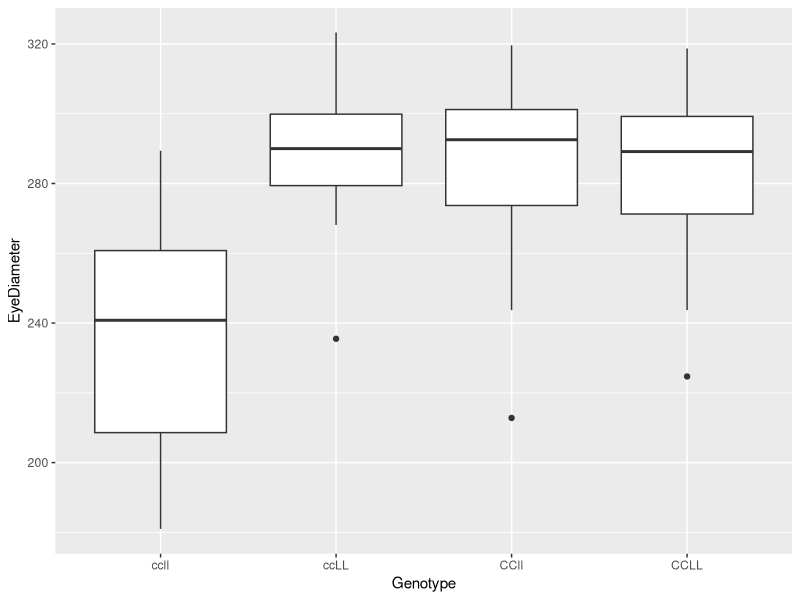
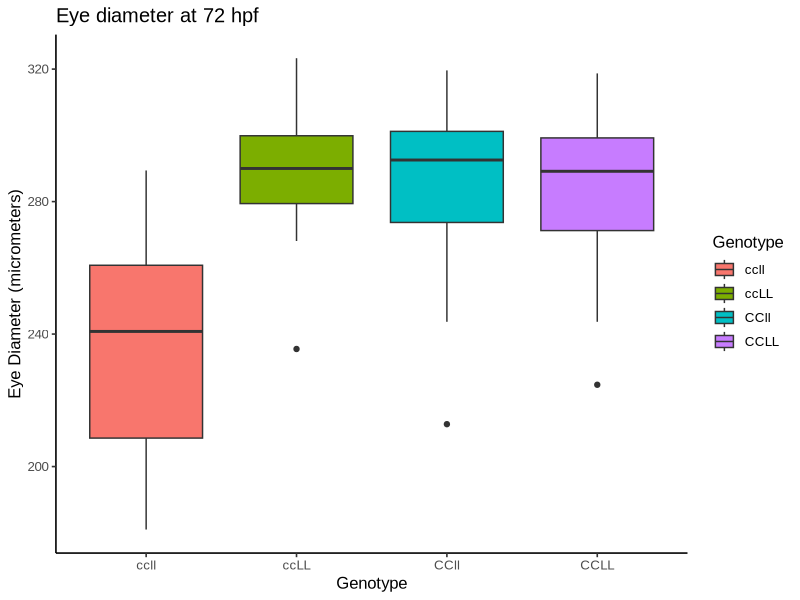
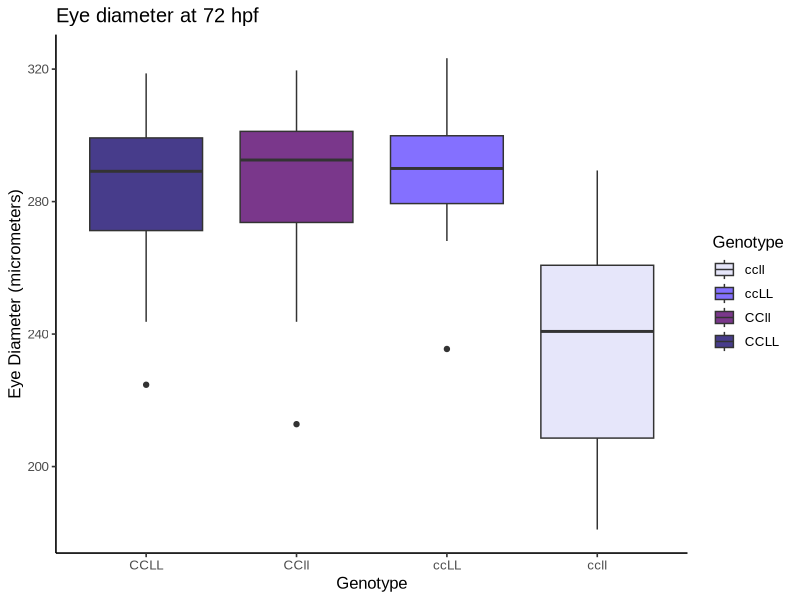
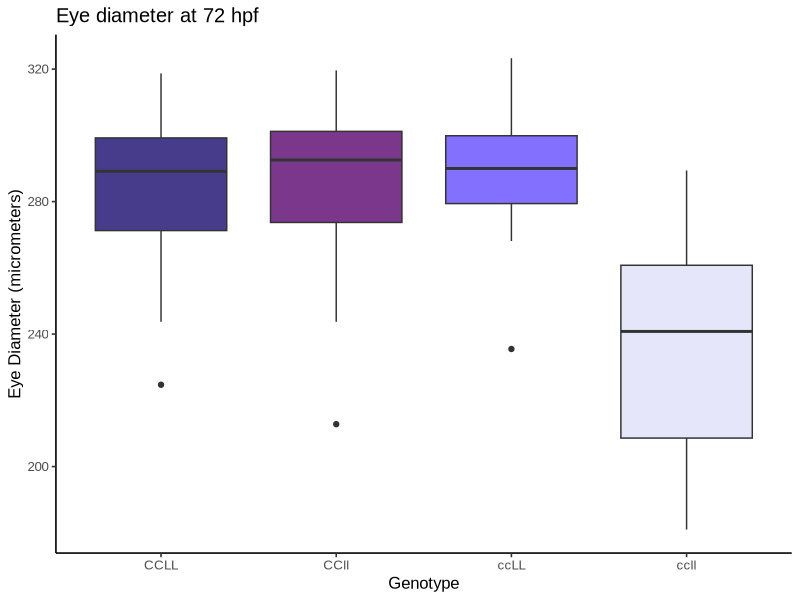
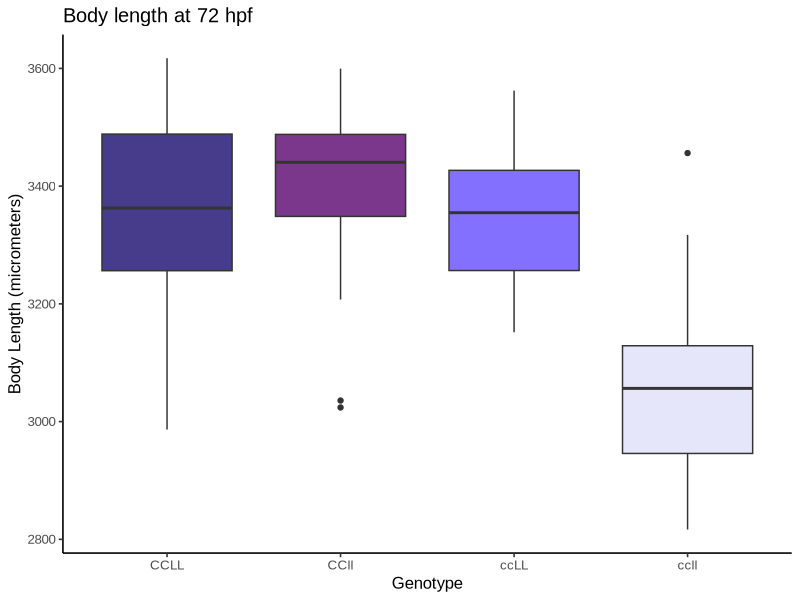
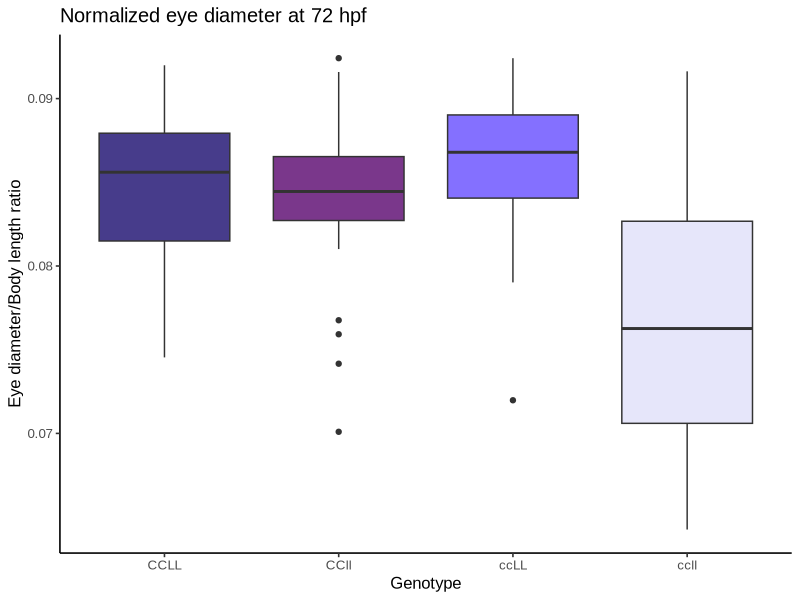
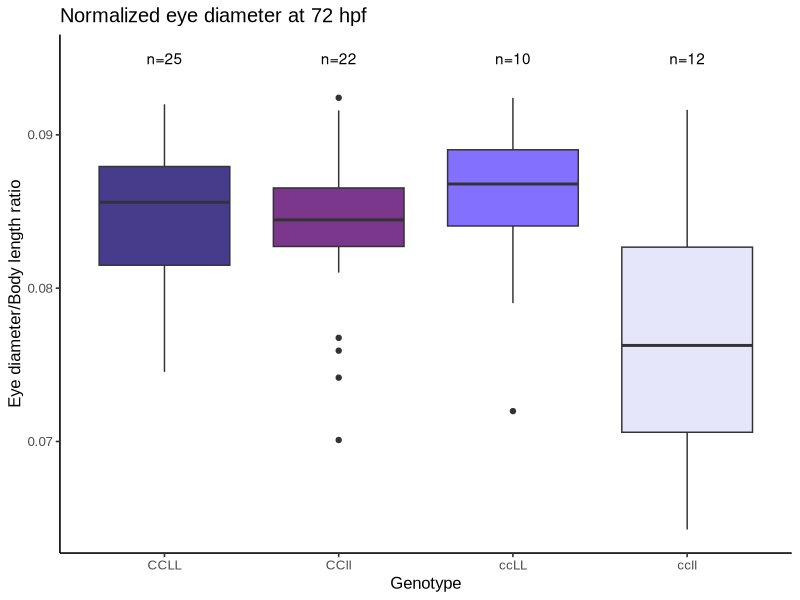
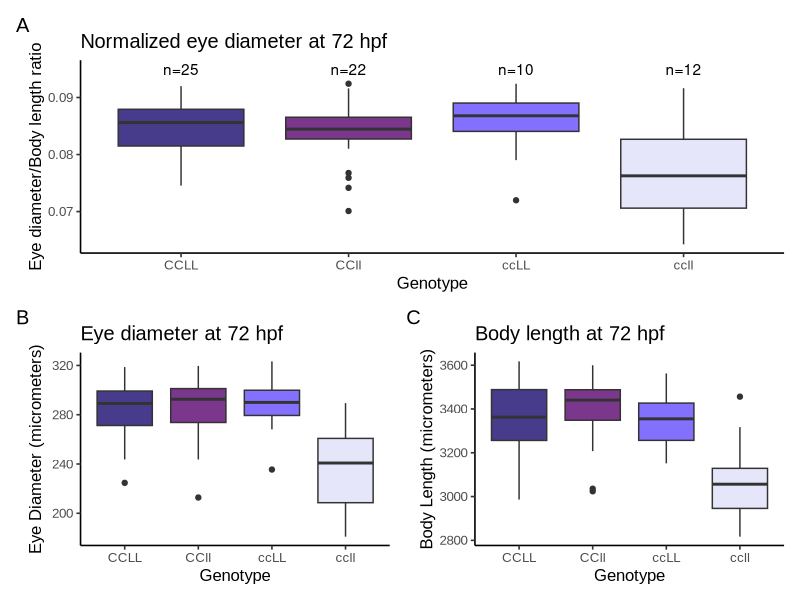

Recreate these plots in R, in order.
## ---- chunk 1
data <- read.table(file="EyeSizeData_4genotypes.csv", sep=",", header=TRUE, stringsAsFactors=FALSE)
# note: to get "read.table" to work, I had to get rid of the meta data at the top of the file...

# head(data)
str(data)

# Load libraries
library(ggplot2)
library(ggthemes)
library(patchwork)
library(TeachingDemos)
char2seed("zebrafish eye size")

## ---- chunk 2
p1 <- ggplot(data=data,
             mapping=aes(x=Genotype,y=EyeDiameter)) + geom_boxplot()
print(p1)
## ---- chunk 3
p1 <- ggplot(data=data,
             mapping=aes(x=Genotype,y=EyeDiameter,
                         fill=Genotype)) + 
  geom_boxplot() + 
  labs(title="Eye diameter at 72 hpf",
       y="Eye Diameter (micrometers)") +
  theme_classic(base_family="Arial", base_size=12) 
print(p1)
## ---- chunk 4
p1 <- p1 + scale_x_discrete(limits=c("CCLL","CCll","ccLL","ccll")) 
# use "scale_x_discrete" to change discrete variable order on the x axis (also "scale_y_discrete" for y axis). "limits" allows you to define the order of the variables.
## ---- chunk 5
p1 <- p1 + scale_fill_manual(values=c("lavender",
                                "lightslateblue",
                                "mediumorchid4",
                                "slateblue4"))
print(p1)
## ---- chunk 6
p1 <- p1 + theme(legend.position="none")
print(p1)
## ---- chunk 7
p2 <- ggplot(data=data,
             mapping=aes(x=Genotype,y=BodyLength,
                         fill=Genotype)) + 
  geom_boxplot() + 
  labs(title="Body length at 72 hpf",
       y="Body Length (micrometers)") +
  theme_classic(base_family="Arial", base_size=12) +
  scale_x_discrete(limits=c("CCLL","CCll","ccLL","ccll")) +
  scale_fill_manual(values=c("lavender",
                                "lightslateblue",
                                "mediumorchid4",
                                "slateblue4")) +
  theme(legend.position="none")
print(p2)
## ---- chunk 8
p3 <- ggplot(data=data,
             mapping=aes(x=Genotype,
                         y=NormalizedEyeDiameter,
                         fill=Genotype)) + 
  geom_boxplot() + 
  labs(title="Normalized eye diameter at 72 hpf",
       y="Eye diameter/Body length ratio") +
  theme_classic(base_family="Arial", base_size=12) +
  scale_x_discrete(limits=c("CCLL","CCll","ccLL","ccll")) +
  scale_fill_manual(values=c("lavender",
                                "lightslateblue",
                                "mediumorchid4",
                                "slateblue4")) +
  theme(legend.position="none")
print(p3)
## ---- chunk 9
p3 <- p3 + annotate("text", x="ccll", y=0.095, label="n=12") +
  annotate("text", x="ccLL", y=0.095, label="n=10") + 
  annotate("text", x="CCll", y=0.095, label="n=22") + 
  annotate("text", x="CCLL", y=0.095, label="n=25")
print(p3)
## ---- chunk 10
p4 <- p3 / (p1 | p2) + plot_annotation(tag_levels="A")
print(p4)
## ---- chunk 11
ggsave(plot=p4,
       filename="EyeSizeData_4genotypes.tiff",
       width=6,
       height=6,
       units="in",
       device="tiff")
## ---- chunk 12
ggsave(plot=p4,
       filename="EyeSizeData_4genotypes.jpeg",
       width=6,
       height=6,
       units="in",
       device="jpeg")
